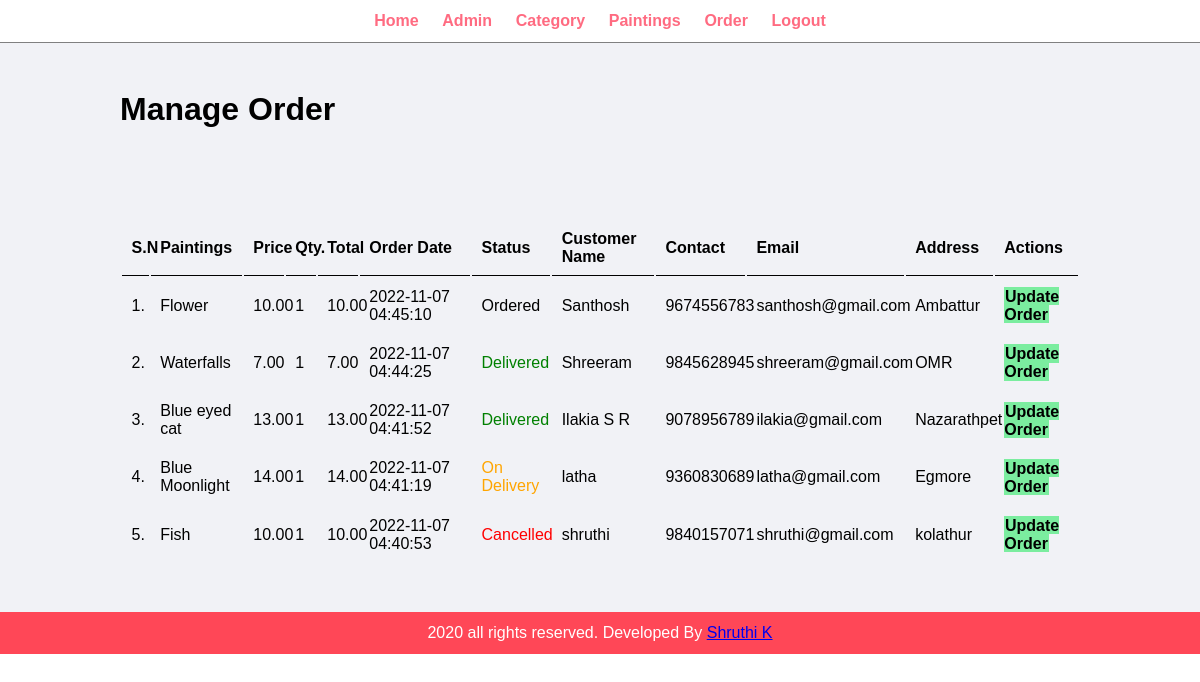
/admin/manage-order.php (signed in), run on the app's committed database.
### tables this page shows
CREATE TABLE `tbl_order` (
  `id` int(10) UNSIGNED NOT NULL,
  `paintings` varchar(150) NOT NULL,
  `price` decimal(10,2) NOT NULL,
  `qty` int(11) NOT NULL,
  `total` decimal(10,2) NOT NULL,
  `order_date` datetime NOT NULL,
  `status` varchar(50) NOT NULL,
  `customer_name` varchar(150) NOT NULL,
  `customer_contact` varchar(20) NOT NULL,
  `customer_email` varchar(150) NOT NULL,
  `customer_address` varchar(255) NOT NULL
);

### admin/manage-order.php (the view, shortened to what this page needs)
<?php include('partials/menu.php'); ?>
<div class="main-content">
    <div class="wrapper">
        <h1>Manage Order</h1>
        <br/><br/><br/>
        <br><br>
        <table class="tbl-full">
                    <tr>
                        <th>S.N</th>
                        <th>Paintings</th>
                        <th>Price</th>
                        <th>Qty.</th>
                        <th>Total</th>
                        <th>Order Date</th>
                        <th>Status</th>
                        <th>Customer Name</th>
                        <th>Contact</th>
                        <th>Email</th>
                        <th>Address</th>
                        <th>Actions</th>
                    </tr>
                    <?php
                        $sql = "SELECT * FROM tbl_order ORDER BY id DESC";
                        $res = mysqli_query($conn, $sql);
                        $count = mysqli_num_rows($res);
                        $sn = 1;
                        if($count>0)
                        {
                            while($row=mysqli_fetch_assoc($res))
                            {
                                $id = $row['id'];
                                $paintings = $row['paintings'];
                                $price = $row['price'];
                                $qty = $row['qty'];
                                $total = $row['total'];
                                $order_date = $row['order_date'];
                                $status = $row['status'];
                                $customer_name = $row['customer_name'];
                                $customer_contact = $row['customer_contact'];
                                $customer_email = $row['customer_email'];
                                $customer_address = $row['customer_address'];
                                ?>
                                    <tr>
                                        <td><?php echo $sn++; ?>. </td>
                                        <td><?php echo $paintings; ?></td>
                                        <td><?php echo $price; ?></td>
                                        <td><?php echo $qty; ?></td>
                                        <td><?php echo $total; ?></td>
                                        <td><?php echo $order_date; ?></td>
                                        <td>
                                            <?php
                                                if($status=="Ordered")
                                                {
                                                    echo "<label>$status</label>";
                                                }
                                                elseif($status=="On Delivery")
                                                {
                                                    echo "<label style='color: orange;'>$status</label>";
                                                }
                                                elseif($status=="Delivered")
                                                {
                                                    echo "<label style='color: green;'>$status</label>";
                                                }
                                                elseif($status=="Cancelled")
                                                {
                                                    echo "<label style='color: red;'>$status</label>";
                                                }
                                            ?>
                                        </td>
                                        <td><?php echo $customer_name; ?></td>
                                        <td><?php echo $customer_contact; ?></td>
                                        <td><?php echo $customer_email; ?></td>
                                        <td><?php echo $customer_address; ?></td>
                                        <td>
                                            <a href="<?php echo SITEURL; ?>admin/update-order.php?id=<?php echo $id; ?>" class="btn-secondary">Update Order</a>
                                        </td>
                                    </tr>
                                <?php
                            }
                        }
                        else
                        {
                            echo "<tr><td colspan='12' class='error'>Orders not Available</td></tr>";
                        }
                    ?>
                </table>
    </div>
</div>
<?php include('partials/footer.php'); ?>

### css/admin.css (style rules this page uses)
* { margin: 0; padding: 0; font-family: Arial, Helvetica, sans-serif; }
.wrapper { padding: 1%; width: 80%; margin: 0 auto; }
.tbl-full { width: 100%; }
table tr th { border-bottom: 1px solid black; padding: 1%; text-align: left; }
table tr td { padding: 1%; }
.btn-secondary { background-color: #7bed9f; padding: 1%; color: black; text-decoration: none; font-weight: bold; }
.main-content { background-color: #f1f2f6; padding: 3% 0; }

### data on the page
tbl_order: paintings "Flower", price "10.00", qty "1", total "10.00", order_date "2022-11-07 04:45:10", status "Ordered", customer_name "Santhosh", customer_contact "9674556783", customer_email "santhosh@gmail.com", customer_address "Ambattur"
tbl_order: paintings "Waterfalls", price "7.00", qty "1", total "7.00", order_date "2022-11-07 04:44:25", status "Delivered", customer_name "Shreeram", customer_contact "9845628945", customer_email "shreeram@gmail.com", customer_address "OMR"
tbl_order: paintings "Blue eyed cat", price "13.00", qty "1", total "13.00", order_date "2022-11-07 04:41:52", status "Delivered", customer_name "Ilakia S R", customer_contact "9078956789", customer_email "ilakia@gmail.com", customer_address "Nazarathpet"
tbl_order: paintings "Blue Moonlight", price "14.00", qty "1", total "14.00", order_date "2022-11-07 04:41:19", status "On Delivery", customer_name "latha", customer_contact "9360830689", customer_email "latha@gmail.com", customer_address "Egmore"
tbl_order: paintings "Fish", price "10.00", qty "1", total "10.00", order_date "2022-11-07 04:40:53", status "Cancelled", customer_name "shruthi", customer_contact "9840157071", customer_email "shruthi@gmail.com", customer_address "kolathur"
